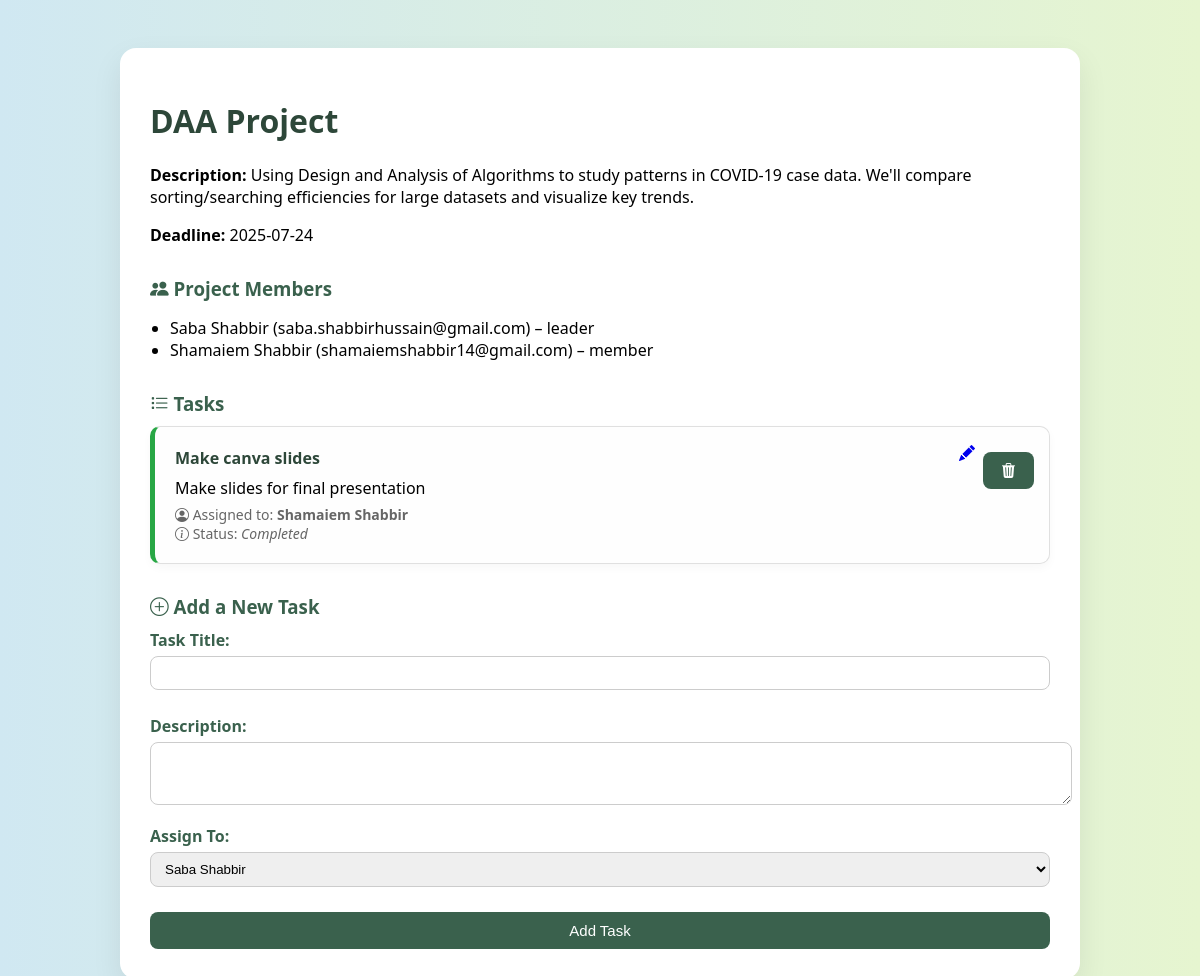
The app's page /project/2 (signed in) with its own data.
### tables this page shows
CREATE TABLE projects (
    id INTEGER PRIMARY KEY AUTOINCREMENT,
    title TEXT NOT NULL,
    description TEXT,
    deadline DATE,
    created_by INTEGER,
    created_at TIMESTAMP DEFAULT CURRENT_TIMESTAMP,
    FOREIGN KEY (created_by) REFERENCES users(id)
);

CREATE TABLE project_members (
    id INTEGER PRIMARY KEY AUTOINCREMENT,
    project_id INTEGER,
    user_id INTEGER,
    role TEXT CHECK(role IN ('leader', 'member')) DEFAULT 'member',
    FOREIGN KEY (project_id) REFERENCES projects(id),
    FOREIGN KEY (user_id) REFERENCES users(id)
);

CREATE TABLE users (
        id INTEGER PRIMARY KEY AUTOINCREMENT,
        name TEXT NOT NULL,
        email TEXT NOT NULL UNIQUE,
        password TEXT NOT NULL,
        created_at TIMESTAMP DEFAULT CURRENT_TIMESTAMP
    );

CREATE TABLE tasks (
            id INTEGER PRIMARY KEY AUTOINCREMENT,
            title TEXT NOT NULL,
            description TEXT,
            status TEXT CHECK(status IN ('not started', 'in progress', 'completed')) DEFAULT 'not started',
            assigned_to INTEGER,
            project_id INTEGER,
            FOREIGN KEY (assigned_to) REFERENCES users(id),
            FOREIGN KEY (project_id) REFERENCES projects(id)
        );

### app.py (the view, shortened to what this page needs)
@app.route('/project/<int:project_id>', methods=['GET', 'POST'])
def project_details(project_id):
    if 'user_id' not in session:
        return redirect('/login')
    conn = get_db_connection()
    conn.row_factory = sqlite3.Row
    c = conn.cursor()
    user_id = session['user_id']
    c.execute("SELECT * FROM projects WHERE id = ?", (project_id,))
    project = c.fetchone()
    c.execute("SELECT role FROM project_members WHERE project_id = ? AND user_id = ?", (project_id, user_id))
    role = c.fetchone()
    is_leader = role and role['role'] == 'leader'
    c.execute("""
        SELECT u.id, u.name, u.email, pm.role
        FROM project_members pm
        JOIN users u ON pm.user_id = u.id
        WHERE pm.project_id = ?
    """, (project_id,))
    members = c.fetchall()
    c.execute("""
    SELECT t.id, t.title, t.description, t.status, t.assigned_to, u.name as assignee_name
    FROM tasks t
    JOIN users u ON t.assigned_to = u.id
    WHERE t.project_id = ?
""", (project_id,))
    tasks = c.fetchall()
    conn.close()
    return render_template('project_details.html',
                           project=project,
                           members=members,
                           tasks=tasks,
                           is_leader=is_leader)

### app.py (called while the page is built)
def get_db_connection():
    conn = sqlite3.connect('data.db')
    conn.row_factory = sqlite3.Row
    return conn

### templates/project_details.html (shortened to what this page needs)
<!DOCTYPE html>
<html>
<head>
  <link rel="stylesheet" href="/static/style.css">
  <link rel="stylesheet" href="https://cdn.jsdelivr.net/npm/bootstrap-icons@1.10.5/font/bootstrap-icons.css">
</head>
<body>
  <div class="container">
    <h1>{{ project['title'] }}</h1>
    <p><strong>Description:</strong> {{ project['description'] }}</p>
    <p><strong>Deadline:</strong> {{ project['deadline'] }}</p>
    <div class="section">
        <h3><i class="bi bi-people-fill"></i> Project Members</h3>
      <ul>
        {% for m in members %}
          <li>{{ m['name'] }} ({{ m['email'] }}) – {{ m['role'] }}</li>
        {% endfor %}
      </ul>
    </div>
    <div class="section">
      <h3><i class="bi bi-list-task"></i> Tasks</h3>
      {% if tasks %}
            {% for task in tasks %}
  <div class="task-card" style="
    border: 1px solid #e0e0e0;
    border-left: 5px solid
      {% if task['status'] == 'not started' %}#999
      {% elif task['status'] == 'in progress' %}#ffb400
      {% elif task['status'] == 'completed' %}#28a745
      {% else %}#ccc
      {% endif %};
    border-radius: 10px;
    padding: 20px;
    margin-bottom: 20px;
    background: #fefefe;
    position: relative;
    box-shadow: 0 4px 10px rgba(0,0,0,0.03);
  ">
    <h4 style="margin: 0 0 8px; color: #2d4739;">{{ task['title'] }}</h4>
    <p style="margin: 0 0 6px;">{{ task['description'] }}</p>
    <p style="margin: 0; font-size: 14px; color: #666;">
      <i class="bi bi-person-circle"></i> Assigned to: <strong>{{ task['assignee_name'] }}</strong>
      <br>
      <i class="bi bi-info-circle"></i> Status:
{% if task['assigned_to']|int == session['user_id']|int %}
  <form method="POST" action="/update_task_status/{{ task['id'] }}" style="display: inline;">
    <select name="status" onchange="this.form.submit()" style="padding: 2px 6px; font-size: 14px;">
      <option value="not started" {% if task['status'] == 'not started' %}selected{% endif %}>Not Started</option>
      <option value="in progress" {% if task['status'] == 'in progress' %}selected{% endif %}>In Progress</option>
      <option value="completed" {% if task['status'] == 'completed' %}selected{% endif %}>Completed</option>
    </select>
  </form>
{% else %}
  <em>{{ task['status']|capitalize }}</em>
{% endif %}
    </p>
    {% if is_leader %}
      <div style="position: absolute; top: 15px; right: 15px; display: flex; gap: 8px;">
        <a href="/edit_task/{{ task['id'] }}?project_id={{ project['id'] }}"
           class="btn btn-sm btn-outline-primary"
           title="Edit Task">
          <i class="bi bi-pencil-fill"></i>
        </a>
        <form method="POST" action="/delete_task/{{ task['id'] }}" style="display: inline;">
          <button type="submit" class="btn btn-sm btn-outline-danger" title="Delete Task">
            <i class="bi bi-trash3-fill"></i>
          </button>
        </form>
      </div>
    {% endif %}
  </div>
{% endfor %}
      {% else %}
        <p>No tasks added yet.</p>
      {% endif %}
    </div>
    {% if is_leader %}
    <div class="section">
      <h3><i class="bi bi-plus-circle"></i> Add a New Task</h3>
      <form method="POST">
        <div class="form-group">
          <label for="task_title">Task Title:</label>
          <input type="text" name="task_title" id="task_title" required>
        </div>
        <div class="form-group">
          <label for="task_description">Description:</label>
          <textarea name="task_description" id="task_description" rows="3"></textarea>
        </div>
        <div class="form-group">
          <label for="assigned_to">Assign To:</label>
          <select name="assigned_to" id="assigned_to">
            {% for member in members %}
              <option value="{{ member.id }}">{{ member.name }}</option>
            {% endfor %}
          </select>
        </div>
        <button type="submit">Add Task</button>
      </form>
    </div>
    {% endif %}
  </div>
</body>
</html>

### static/css/style.css (style rules this page uses)
body { font-family: 'Segoe UI', sans-serif; background: linear-gradient(to right, #d0e8f2, #e6f5d0); display: flex; justify-content: center; align-items: center; height: 100vh; }
input { width: 100%; padding: 12px; margin: 10px 0; border-radius: 8px; border: 1px solid #c2c2c2; font-size: 14px; box-sizing: border-box; }
button { width: 100%; background-color: #6cb174; color: white; padding: 12px; border: none; border-radius: 8px; font-size: 15px; cursor: pointer; margin-top: 10px; transition: 0.2s ease; }

### templates/project_details.html (style rules this page uses)
body { font-family: 'Segoe UI', sans-serif; background: linear-gradient(to right, #d0e8f2, #e6f5d0); padding: 40px; }
.container { background: white; padding: 30px; border-radius: 16px; max-width: 900px; margin: auto; box-shadow: 0 12px 30px rgba(0,0,0,0.08); }
h1 { color: #2d4739; }
.section { margin-top: 30px; }
.section h3 { color: #3a614d; margin-bottom: 10px; }
ul { padding-left: 20px; }
.form-group { margin-bottom: 15px; }
label { font-weight: bold; color: #3a614d; }
input[type="text"], textarea, select { width: 100%; padding: 8px 10px; margin-top: 5px; border: 1px solid #ccc; border-radius: 8px; }
button { background: #3a614d; color: white; padding: 10px 18px; border: none; border-radius: 8px; cursor: pointer; }

### records on screen
projects: title "DAA Project", description "Using Design and Analysis of Algorithms to study patterns in COVID-19 case data. We'll compare sorting/searching efficiencies for large datasets and visualize key trends.", deadline "2025-07-24"
project_members: name "Saba Shabbir", email "saba.shabbirhussain@gmail.com", role "leader"
project_members: name "Shamaiem Shabbir", email "shamaiemshabbir14@gmail.com", role "member"
tasks: title "Make canva slides", description "Make slides for final presentation", assignee_name "Shamaiem Shabbir", status "Completed"

### other values on screen
form field assigned_to "Saba Shabbir"
